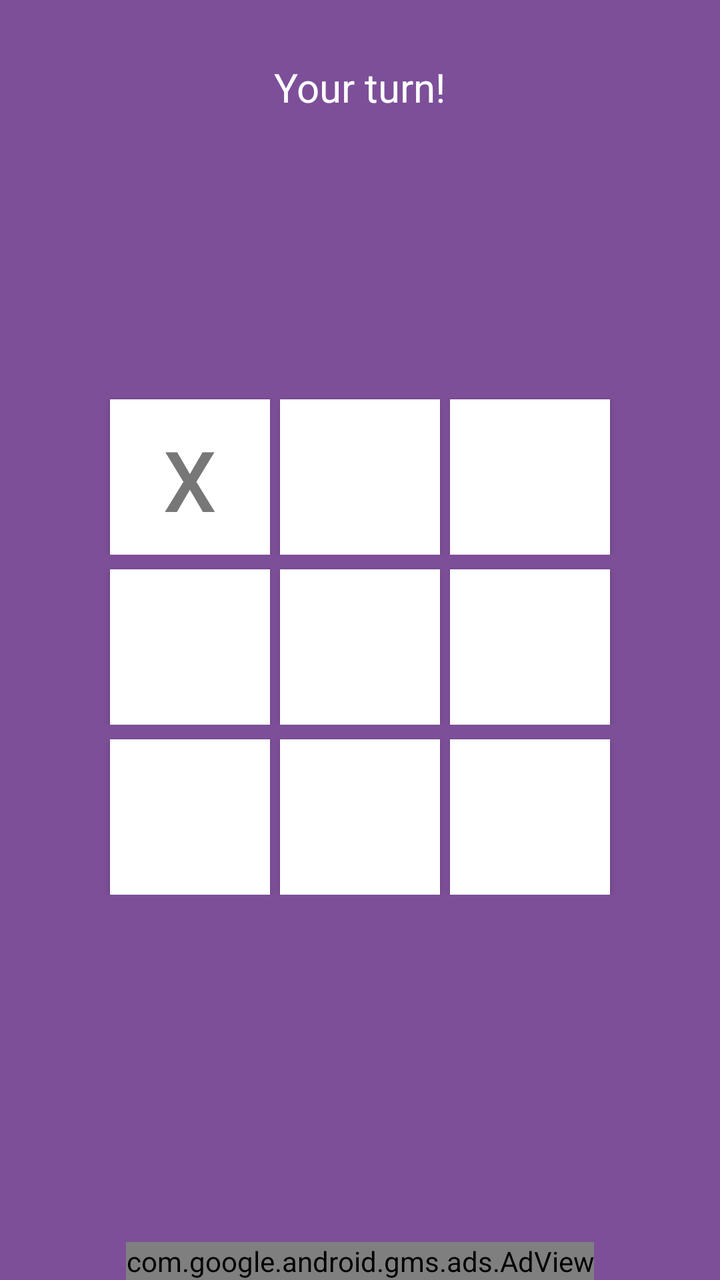
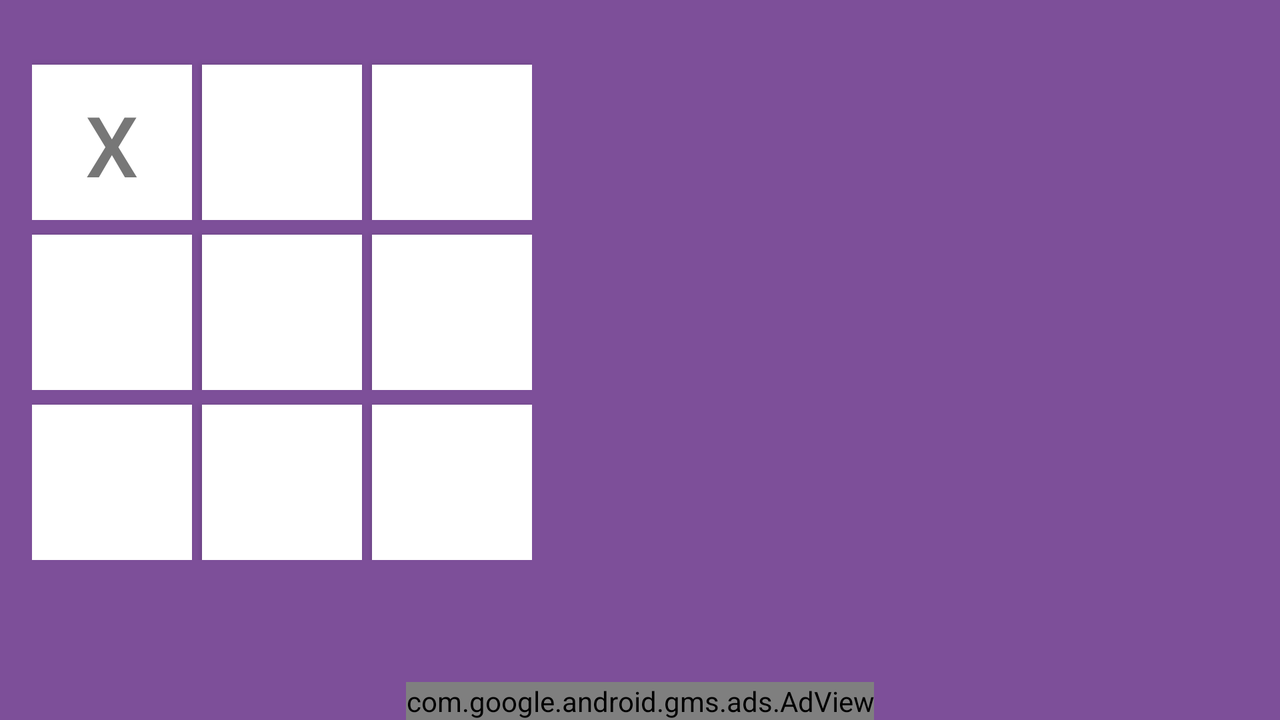

Compare how this app lays out the same screen by default and in its alternative resource folder. The renders come first, then the two layout files and the values they reference.
<!-- AndroidManifest.xml: application theme AppTheme -->
<!-- res/layout/activity_main.xml -->
<?xml version="1.0" encoding="utf-8"?>
<RelativeLayout xmlns:android="http://schemas.android.com/apk/res/android"
    xmlns:app="http://schemas.android.com/apk/res-auto"
    xmlns:tools="http://schemas.android.com/tools"
    android:layout_width="match_parent"
    android:layout_height="match_parent"
    tools:context="com.sai.tictactoe.MainActivity"
    android:orientation="vertical"
    android:background="@color/colorPrimaryLight"
    android:id="@+id/main_layout">

    <LinearLayout
        android:layout_width="match_parent"
        android:layout_height="wrap_content"
        android:orientation="vertical"
        android:gravity="center"
        android:layout_marginTop="30dp">
        <TextView
            android:layout_width="wrap_content"
            android:layout_height="wrap_content"
            android:layout_marginStart="16dp"
            android:layout_marginEnd="16dp"
            android:maxLines="2"
            android:ellipsize="middle"
            android:textSize="22sp"
            android:textColor="@android:color/white"
            android:id="@+id/game_text_view"
            tools:text="Game on - sai@gmail.com"
            android:textAlignment="center"
            android:visibility="gone"/>
        <TextView
            android:layout_width="wrap_content"
            android:layout_height="wrap_content"
            android:id="@+id/turn_text_view"
            android:text="@string/str_your_turn"
            android:textSize="20sp"
            android:textColor="@android:color/white"
            android:visibility="visible"/>
    </LinearLayout>


    <TableLayout
        android:layout_width="match_parent"
        android:layout_height="match_parent"
        android:padding="16dp"
        android:gravity="center"
        android:layout_centerInParent="true">

        <TableRow
            android:layout_width="match_parent"
            android:layout_height="wrap_content"
            android:gravity="center">

            <Button
                android:id="@+id/button1"
                style="@style/PlayButtonStyle"
                tools:text="X"/>

            <Button
                android:id="@+id/button2"
                style="@style/PlayButtonStyle"/>

            <Button
                android:id="@+id/button3"
                style="@style/PlayButtonStyle"
                android:layout_marginEnd="0dp"
                />
        </TableRow>

        <TableRow
            android:layout_width="match_parent"
            android:layout_height="match_parent"
            android:gravity="center">

            <Button
                android:id="@+id/button4"
                style="@style/PlayButtonStyle"/>
            <Button
                android:id="@+id/button5"
                style="@style/PlayButtonStyle"/>

            <Button
                android:id="@+id/button6"
                style="@style/PlayButtonStyle"
                android:layout_marginEnd="0dp"/>
        </TableRow>

        <TableRow
            android:layout_width="match_parent"
            android:layout_height="match_parent"
            android:gravity="center">

            <Button
                android:id="@+id/button7"
                style="@style/PlayButtonStyle"/>

            <Button
                android:id="@+id/button8"
                style="@style/PlayButtonStyle" />

            <Button
                android:id="@+id/button9"
                style="@style/PlayButtonStyle"
                android:layout_marginEnd="0dp"/>
        </TableRow>
    </TableLayout>

    <android.support.design.widget.FloatingActionButton
        android:layout_width="wrap_content"
        android:layout_height="wrap_content"
        android:layout_marginEnd="16dp"
        android:layout_marginBottom="16dp"
        android:layout_alignParentEnd="true"
        android:layout_alignParentBottom="true"
        app:backgroundTint="@color/colorPrimaryDark"
        app:borderWidth="0dp"
        app:elevation="6dp"
        app:fabSize="normal"
        android:src="@drawable/ic_face"
        android:id="@+id/request_fab"
        android:onClick="requestFABClick"
        android:visibility="gone"/>

    <com.google.android.gms.ads.AdView
        xmlns:ads="http://schemas.android.com/apk/res-auto"
        android:id="@+id/ad_view"
        android:layout_width="wrap_content"
        android:layout_height="wrap_content"
        android:layout_centerHorizontal="true"
        android:layout_alignParentBottom="true"
        ads:adSize="BANNER"
        ads:adUnitId="@string/banner_ad_unit_id" />
</RelativeLayout>
<!-- resources referenced by this layout -->
<resources>
  <color name="colorPrimaryDark">#23003f</color>
  <color name="colorPrimaryLight">#7d4f99</color>
  <!-- drawable ic_face: png bitmap (drawable-mdpi, 380 bytes) -->
  <string name="banner_ad_unit_id">ca-app-pub-8188678914265559/8003292969</string>
  <string name="str_your_turn">Your turn!</string>
  <style name="PlayButtonStyle" parent="Base.Widget.AppCompat.Button">
          <item name="android:layout_width">80dp</item>
          <item name="android:layout_height">80dp</item>
          <item name="android:layout_marginEnd">5dp</item>
          <item name="android:onClick">buttonClick</item>
          <item name="android:background">@android:color/white</item>
          <item name="android:layout_marginTop">5dp</item>
          <item name="android:textSize">42sp</item>
          <item name="android:textColor">@color/colorButtonText</item>
      </style>
  <style name="AppTheme" parent="Theme.AppCompat.Light.DarkActionBar">
          
          <item name="colorPrimary">@color/colorPrimary</item>
          <item name="colorPrimaryDark">@color/colorPrimaryDark</item>
          <item name="colorAccent">@color/colorAccent</item>
      </style>
  <color name="colorButtonText">#777777</color>
  <color name="colorPrimary">#4F246A</color>
  <color name="colorAccent">#FF4081</color>
</resources>
<!-- res/layout-land/activity_main.xml (the repository's variant of the layout above) -->
<!-- drawn on the phone turned sideways -->
<?xml version="1.0" encoding="utf-8"?>
<RelativeLayout xmlns:android="http://schemas.android.com/apk/res/android"
    xmlns:app="http://schemas.android.com/apk/res-auto"
    xmlns:tools="http://schemas.android.com/tools"
    android:layout_width="match_parent"
    android:layout_height="match_parent"
    tools:context="com.sai.tictactoe.MainActivity"
    android:orientation="vertical"
    android:background="@color/colorPrimaryLight"
    android:id="@+id/main_layout">


    <LinearLayout
        android:layout_width="wrap_content"
        android:layout_height="wrap_content"
        android:orientation="vertical"
        android:gravity="center"
        android:layout_toEndOf="@+id/game_table_layout"
        android:layout_centerVertical="true"
        android:padding="15dp">
        <TextView
            android:layout_width="wrap_content"
            android:layout_height="wrap_content"
            android:layout_marginStart="16dp"
            android:layout_marginEnd="16dp"
            android:maxLines="2"
            android:ellipsize="middle"
            android:textSize="26sp"
            android:textColor="@android:color/white"
            android:id="@+id/game_text_view"
            tools:text="Game on - sai@gmail.com"
            android:textAlignment="center"
            android:visibility="gone"/>
        <TextView
            android:layout_width="wrap_content"
            android:layout_height="wrap_content"
            android:id="@+id/turn_text_view"
            android:text="@string/str_your_turn"
            android:textSize="24sp"
            android:textColor="@android:color/white"
            android:visibility="gone" />
    </LinearLayout>


    <TableLayout
        android:layout_width="wrap_content"
        android:layout_height="wrap_content"
        android:gravity="center"
        android:layout_alignParentStart="true"
        android:id="@+id/game_table_layout"
        android:layout_marginStart="16dp"
        android:layout_marginTop="25dp">

        <TableRow
            android:layout_width="match_parent"
            android:layout_height="wrap_content"
            android:gravity="center">

            <Button
                android:id="@+id/button1"
                style="@style/PlayButtonStyle"
                tools:text="X"/>

            <Button
                android:id="@+id/button2"
                style="@style/PlayButtonStyle"/>

            <Button
                android:id="@+id/button3"
                style="@style/PlayButtonStyle"
                android:layout_marginEnd="0dp"
                />
        </TableRow>

        <TableRow
            android:layout_width="match_parent"
            android:layout_height="match_parent"
            android:gravity="center">

            <Button
                android:id="@+id/button4"
                style="@style/PlayButtonStyle"/>
            <Button
                android:id="@+id/button5"
                style="@style/PlayButtonStyle"/>

            <Button
                android:id="@+id/button6"
                style="@style/PlayButtonStyle"
                android:layout_marginEnd="0dp"/>
        </TableRow>

        <TableRow
            android:layout_width="match_parent"
            android:layout_height="match_parent"
            android:gravity="center">

            <Button
                android:id="@+id/button7"
                style="@style/PlayButtonStyle"/>

            <Button
                android:id="@+id/button8"
                style="@style/PlayButtonStyle" />

            <Button
                android:id="@+id/button9"
                style="@style/PlayButtonStyle"
                android:layout_marginEnd="0dp"/>
        </TableRow>
    </TableLayout>

    <android.support.design.widget.FloatingActionButton
        android:layout_width="wrap_content"
        android:layout_height="wrap_content"
        android:layout_marginEnd="16dp"
        android:layout_marginBottom="16dp"
        android:layout_alignParentEnd="true"
        android:layout_alignParentBottom="true"
        app:backgroundTint="@color/colorPrimaryDark"
        app:borderWidth="0dp"
        app:elevation="6dp"
        app:fabSize="normal"
        android:src="@drawable/ic_face"
        android:id="@+id/request_fab"
        android:onClick="requestFABClick"
        android:visibility="gone"/>

    <com.google.android.gms.ads.AdView
        xmlns:ads="http://schemas.android.com/apk/res-auto"
        android:id="@+id/ad_view"
        android:layout_width="wrap_content"
        android:layout_height="wrap_content"
        android:layout_centerHorizontal="true"
        android:layout_alignParentBottom="true"
        ads:adSize="BANNER"
        ads:adUnitId="@string/banner_ad_unit_id" />
</RelativeLayout>
